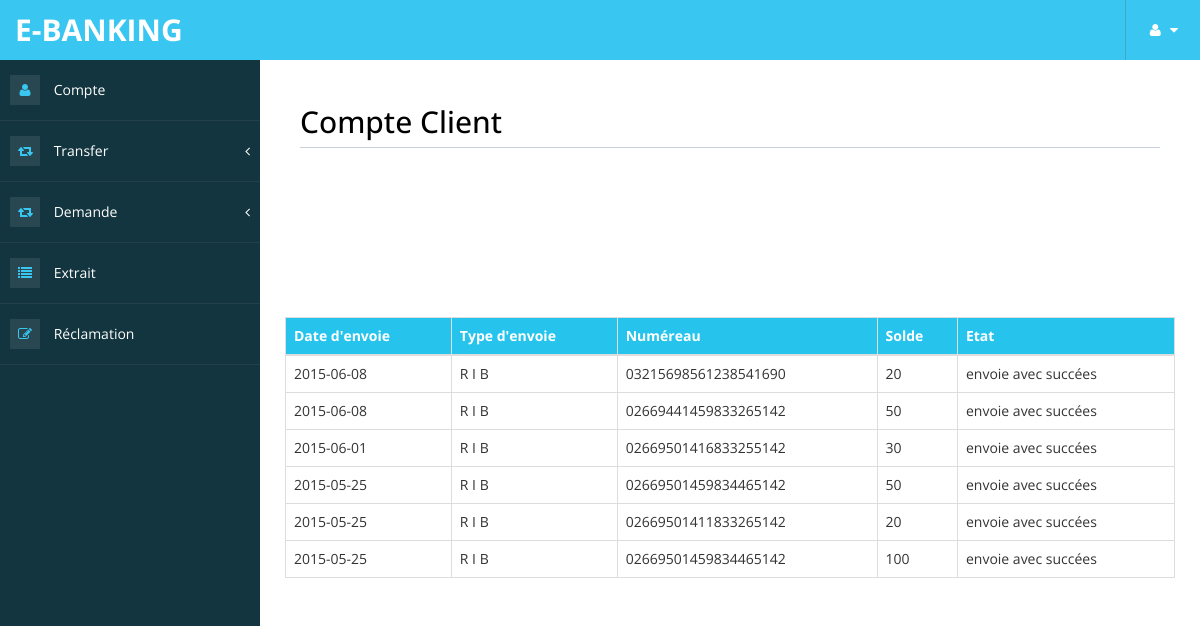
The app's page /liste_transfert.php (signed in) with its own data.
### tables this page shows
CREATE TABLE IF NOT EXISTS `transfert` (
  `id_transfert` int(100) NOT NULL AUTO_INCREMENT,
  `date` date NOT NULL,
  `solde` text NOT NULL,
  `type` text NOT NULL,
  `num` text NOT NULL,
  `etat` text NOT NULL,
  `id_client` int(100) NOT NULL,
  PRIMARY KEY (`id_transfert`),
  KEY `id_client` (`id_client`)
);

### class/connect.php (called while the page is built, shortened)
<?php
class Database {
	public static function connect() {
			$connexion = new PDO('mysql:host=localhost;dbname=e-banking', 'root', '',array(PDO::MYSQL_ATTR_INIT_COMMAND => "SET NAMES utf8"));
		return $connexion;
	}
}
?>

### class/transfert.inc.php (the view, shortened to what this page needs)
<?php
class transfert
 {
 	public $id_client;
 	public function setId_client($id_client)
 	{
 		$this->id_client=$id_client;
 	}
public function select_transfert()
{
	$select= DataBase::connect()->prepare("select * from transfert where id_client=:id ORDER BY id_transfert DESC");
	$ex = $select->execute(array(
	'id'=>$this->id_client
	)
	);
	while($line = $select->fetch(PDO::FETCH_OBJ))
	{
		echo "<tr>";
		echo "<td>";
		echo $line->date;
		echo "</td>";
		echo "<td>";
		if($line->type=="R I B")
		{
			echo "R I B";
		}
		echo "</td>";
		echo "<td>";
		echo $line->num;
		echo "</td>";
		echo "<td>";
		echo $line->solde;
		echo "</td>";
		echo "<td>";
		if($line->etat=="success")
		{
			echo "envoie avec succées";
		}
		echo "</td>";
		echo "</tr>";
	}
}
}

### header.php (shortened to what this page needs)
<!DOCTYPE html>
<html xmlns="http://www.w3.org/1999/xhtml">
<head>
    <link href="assets/css/bootstrap.css" rel="stylesheet" />
    <link href="assets/css/font-awesome.css" rel="stylesheet" />
    <link href="assets/css/custom-styles.css" rel="stylesheet" />
</head>
<body>
    <div id="wrapper">
        <nav class="navbar navbar-default top-navbar" role="navigation">
            <div class="navbar-header">
                <a class="navbar-brand" href="index.html">E-banking</a>
            </div>
            <ul class="nav navbar-top-links navbar-right">
                <li class="dropdown">
                    <a class="dropdown-toggle" data-toggle="dropdown" href="#" aria-expanded="false">
                        <i class="fa fa-user fa-fw"></i> <i class="fa fa-caret-down"></i>
                    </a>
                </li>
            </ul>
        </nav>
        <nav class="navbar-default navbar-side" role="navigation">
            <div class="sidebar-collapse">
                <ul class="nav" id="main-menu">
                    <li>
                        <a href="compte.php"><i class="fa fa-user"></i> Compte</a>
                    </li>
                     <li>
                        <a href="#"><i class="fa fa-retweet"></i> Transfer <span class="fa arrow"></span></a>
                            </li>
                        </ul>
 <li>
                        <a href="#"><i class="fa fa-retweet"></i> Demande <span class="fa arrow"></span></a>
                            </li>
                     <li>
                        <a href="extrait.php"><i class="fa fa-list"></i>  Extrait</a>
                    </li>
                      <li>
                        <a href="reclamation.php"><i class="fa fa-edit"></i>  Réclamation</a>
                    </li>
            </div>
        </nav>

### liste_transfert.php (shortened to what this page needs)
<?php
require_once("header.php");
?>
        <div id="page-wrapper" >
            <div id="page-inner">
             <div class="row">
                    <div class="col-md-12">
                        <h2 class="page-header">
                              Compte Client
                        </h2>
                    </div>
<br><br><br><br><br><br><br>
<br><br><br><br>
<table class="table table-responsive table-bordered table-hover">
        <thead style="background-color:#26C4EC; color:white;">
        <tr>
        <th>Date d'envoie</th><th>Type d'envoie</th><th>Numéreau</th><th>Solde</th>
        <th>Etat</th>
        </tr>
        </thead>
        <tbody>
        <?php
        $id = $_SESSION["id"];
        $transfert->setId_client($id);
$transfert->select_transfert();
        ?>
        </tbody>
        </table>
                </div>
                  </div>
            </div>
        </div>
</body>
</html>

### assets/css/custom-styles.css (style rules this page uses)
body { font-family: 'Open Sans', sans-serif; }
#wrapper { width: 100%; background: #13353F; }
#page-wrapper { padding: 15px 15px; min-height: 600px; background: #FFFFFF; }
#page-inner { width:100%; margin:10px 20px 10px 0px; background-color:transparent; padding:10px; min-height:1200px; }
h1, .h1, h2, .h2, h3, .h3 { margin-top: 7px; margin-bottom: -5px; }
h2 { color: #000; }
.navbar-side .nav > li > a > i { color: #39C6F0; background: rgba(255, 255, 255, 0.09); padding: 8px; width: 30px; text-align: center; }
.page-header { padding-bottom: 9px; margin: 10px 0 20px; border-bottom: 1px solid #C7D1DD; }
.top-navbar { margin:0px; }
.top-navbar .navbar-brand { color: #fff; width: 260px; text-align: left; height: 60px; font-size: 30px; font-weight: 700; text-transform: uppercase; line-height: 30px; }
.top-navbar .nav > li { position: relative; display: inline-block; margin: 0px; padding: 0px; }
.top-navbar .nav > li > a { position: relative; display: block; padding: 20px; color: #FFFFFF; border-left: 1px solid #40A7C5; margin: 0px; }
.arrow { float: right; margin-top: 8px; }
.fa.arrow:before { content: "\f104"; }
.sidebar-collapse , .sidebar-collapse .nav { background:none; }
.sidebar-collapse .nav { padding:0; }
.sidebar-collapse .nav > li > a { color:#fff; background:transparent; text-shadow:none; }
.sidebar-collapse > .nav > li > a { padding:15px 10px; }
.sidebar-collapse > .nav > li { border-bottom: 1px solid rgba(107, 108, 109, 0.19); }
.navbar-side { border:none; background-color: transparent; }
.top-navbar { background: #39C6F0; border-bottom:none; }
.top-navbar .nav > li > a > i { margin-right: 2px; }
.navbar-default { border:0px solid black; }
.navbar-header { background: #39C6F0; }
.nav > li > a > i { margin-right:10px; color: #FFFFFF; }
@media (min-width:768px) { #page-wrapper { margin: 0 0 0 260px; padding: 15px 30px; min-height: 1200px; } }
@media (min-width:768px) { .navbar-side { z-index: 1; position: absolute; width: 260px; } }
@media (min-width:768px) { .navbar { border-radius: 0px; } }

### records on screen
transfert: date "2015-06-08", type "R I B", num "03215698561238541690", solde "20", etat "envoie avec succées"
transfert: date "2015-06-08", type "R I B", num "02669441459833265142", solde "50", etat "envoie avec succées"
transfert: date "2015-06-01", type "R I B", num "02669501416833255142", solde "30", etat "envoie avec succées"
transfert: date "2015-05-25", type "R I B", num "02669501459834465142", solde "50", etat "envoie avec succées"
transfert: date "2015-05-25", type "R I B", num "02669501411833265142", solde "20", etat "envoie avec succées"
transfert: date "2015-05-25", type "R I B", num "02669501459834465142", solde "100", etat "envoie avec succées"
